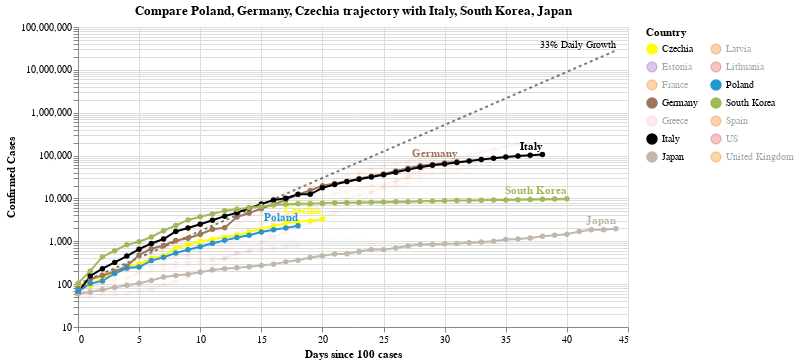

The notebook cell saved with this chart:
### Code cell
#hide_input
chart2 = make_since_chart(['Poland', 'Germany', 'Czechia'])
chart2

### Figure 1 — Vega-Lite specification as saved in the notebook (floating-point values rounded to 4 significant figures; data arrays with more than 128 entries replaced by an {"elided": "..."} marker saying what was removed)
{"config": {"view": {"continuousWidth": 400, "continuousHeight": 300}}, "layer": [{"mark": {"type": "line", "color": "black", "opacity": 0.5, "strokeDash": [3, 3]}, "encoding": {"x": {"type": "quantitative", "field": "Days since 100 cases"}, "y": {"type": "quantitative", "field": "Confirmed Cases"}}}, {"mark": {"type": "text", "align": "right", "dy": -6, "fontSize": 10, "text": "33% Daily Growth"}, "encoding": {"x": {"type": "quantitative", "field": "Days since 100 cases"}, "y": {"type": "quantitative", "field": "Confirmed Cases"}}, "transform": [{"filter": "(datum['Days since 100 cases'] >= 44)"}]}, {"data": {"name": "data-634535710c1cb463b85b8e61f4e43f46"}, "mark": {"type": "line", "point": true}, "encoding": {"color": {"type": "nominal", "field": "Country", "legend": {"columns": 2}, "scale": {"domain": ["Czechia", "Estonia", "France", "Germany", "Greece", "Italy", "Japan", "Latvia", "Lithuania", "Poland", "South Korea", "Spain", "US", "United Kingdom"], "range": ["yellow", "#9467bd", "#F58518", "#9D755D", "pink", "black", "#C1B7AD", "#F58518", "#E45756", "#2495D3", "#A1BA59", "#F58518", "#E45756", "#F58518"]}}, "opacity": {"condition": {"value": 1, "selection": "selector002"}, "value": 0.05}, "tooltip": [{"type": "nominal", "field": "Country"}, {"type": "temporal", "field": "Date"}, {"type": "quantitative", "field": "Confirmed Cases"}, {"type": "quantitative", "field": "Days since 100 cases"}], "x": {"type": "quantitative", "field": "Days since 100 cases"}, "y": {"type": "quantitative", "field": "Confirmed Cases", "scale": {"type": "log"}}}, "selection": {"selector002": {"type": "multi", "fields": ["Country"], "bind": "legend", "init": [{"Country": "Poland"}, {"Country": "Germany"}, {"Country": "Czechia"}, {"Country": "Italy"}, {"Country": "South Korea"}, {"Country": "Japan"}]}}, "width": 550}, {"data": {"name": "data-634535710c1cb463b85b8e61f4e43f46"}, "mark": {"type": "text", "align": "right", "dy": -8, "fontWeight": "bold"}, "encoding": {"color": {"type": "nominal", "field": "Country", "legend": {"columns": 2}, "scale": {"domain": ["Czechia", "Estonia", "France", "Germany", "Greece", "Italy", "Japan", "Latvia", "Lithuania", "Poland", "South Korea", "Spain", "US", "United Kingdom"], "range": ["yellow", "#9467bd", "#F58518", "#9D755D", "pink", "black", "#C1B7AD", "#F58518", "#E45756", "#2495D3", "#A1BA59", "#F58518", "#E45756", "#F58518"]}}, "opacity": {"condition": {"value": 1, "selection": "selector002"}, "value": 0.05}, "text": {"type": "nominal", "field": "Country"}, "tooltip": [{"type": "nominal", "field": "Country"}, {"type": "temporal", "field": "Date"}, {"type": "quantitative", "field": "Confirmed Cases"}, {"type": "quantitative", "field": "Days since 100 cases"}], "x": {"type": "quantitative", "field": "Days since 100 cases"}, "y": {"type": "quantitative", "field": "Confirmed Cases", "scale": {"type": "log"}}}, "transform": [{"filter": "(datum['Date'] >= 1585612800000)"}], "width": 550}], "data": {"name": "data-d04b96d24052727e857cf29d72dc932c"}, "title": "Compare Poland, Germany, Czechia trajectory with Italy, South Korea, Japan", "$schema": "https://vega.github.io/schema/vega-lite/v4.0.2.json", "datasets": {"data-d04b96d24052727e857cf29d72dc932c": [{"Days since 100 cases": 0, "Confirmed Cases": 100.0}, {"Days since 100 cases": 1, "Confirmed Cases": 133.0}, {"Days since 100 cases": 2, "Confirmed Cases": 176.9}, {"Days since 100 cases": 3, "Confirmed Cases": 235.3}, {"Days since 100 cases": 4, "Confirmed Cases": 312.9}, {"Days since 100 cases": 5, "Confirmed Cases": 416.2}, {"Days since 100 cases": 6, "Confirmed Cases": 553.5}, {"Days since 100 cases": 7, "Confirmed Cases": 736.1}, {"Days since 100 cases": 8, "Confirmed Cases": 979.1}, {"Days since 100 cases": 9, "Confirmed Cases": 1302.0}, {"Days since 100 cases": 10, "Confirmed Cases": 1732.0}, {"Days since 100 cases": 11, "Confirmed Cases": 2303.0}, {"Days since 100 cases": 12, "Confirmed Cases": 3064.0}, {"Days since 100 cases": 13, "Confirmed Cases": 4074.0}, {"Days since 100 cases": 14, "Confirmed Cases": 5419.0}, {"Days since 100 cases": 15, "Confirmed Cases": 7207.0}, {"Days since 100 cases": 16, "Confirmed Cases": 9586.0}, {"Days since 100 cases": 17, "Confirmed Cases": 12750.0}, {"Days since 100 cases": 18, "Confirmed Cases": 16960.0}, {"Days since 100 cases": 19, "Confirmed Cases": 22550.0}, {"Days since 100 cases": 20, "Confirmed Cases": 29990.0}, {"Days since 100 cases": 21, "Confirmed Cases": 39890.0}, {"Days since 100 cases": 22, "Confirmed Cases": 53060.0}, {"Days since 100 cases": 23, "Confirmed Cases": 70560.0}, {"Days since 100 cases": 24, "Confirmed Cases": 93850.0}, {"Days since 100 cases": 25, "Confirmed Cases": 124800.0}, {"Days since 100 cases": 26, "Confirmed Cases": 166000.0}, {"Days since 100 cases": 27, "Confirmed Cases": 220800.0}, {"Days since 100 cases": 28, "Confirmed Cases": 293700.0}, {"Days since 100 cases": 29, "Confirmed Cases": 390600.0}, {"Days since 100 cases": 30, "Confirmed Cases": 519500.0}, {"Days since 100 cases": 31, "Confirmed Cases": 690900.0}, {"Days since 100 cases": 32, "Confirmed Cases": 918900.0}, {"Days since 100 cases": 33, "Confirmed Cases": 1222000.0}, {"Days since 100 cases": 34, "Confirmed Cases": 1625000.0}, {"Days since 100 cases": 35, "Confirmed Cases": 2162000.0}, {"Days since 100 cases": 36, "Confirmed Cases": 2875000.0}, {"Days since 100 cases": 37, "Confirmed Cases": 3824000.0}, {"Days since 100 cases": 38, "Confirmed Cases": 5086000.0}, {"Days since 100 cases": 39, "Confirmed Cases": 6764000.0}, {"Days since 100 cases": 40, "Confirmed Cases": 8996000.0}, {"Days since 100 cases": 41, "Confirmed Cases": 11970000.0}, {"Days since 100 cases": 42, "Confirmed Cases": 15910000.0}, {"Days since 100 cases": 43, "Confirmed Cases": 21170000.0}, {"Days since 100 cases": 44, "Confirmed Cases": 28150000.0}], "data-634535710c1cb463b85b8e61f4e43f46": {"elided": "395 records"}}}
